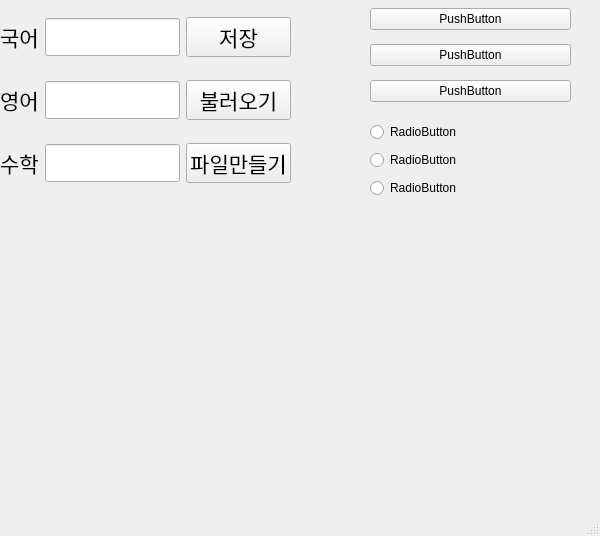
<?xml version="1.0" encoding="UTF-8"?>
<ui version="4.0">
 <class>MainWindow</class>
 <widget class="QMainWindow" name="MainWindow">
  <property name="geometry">
   <rect>
    <x>0</x>
    <y>0</y>
    <width>600</width>
    <height>536</height>
   </rect>
  </property>
  <property name="windowTitle">
   <string>MainWindow</string>
  </property>
  <widget class="QWidget" name="centralwidget">
   <widget class="QWidget" name="gridLayoutWidget">
    <property name="geometry">
     <rect>
      <x>0</x>
      <y>0</y>
      <width>291</width>
      <height>201</height>
     </rect>
    </property>
    <property name="font">
     <font>
      <family>나눔손글씨 끄트머리체</family>
      <pointsize>16</pointsize>
     </font>
    </property>
    <layout class="QGridLayout" name="gridLayout">
     <item row="2" column="3">
      <widget class="QLineEdit" name="mathedit">
       <property name="font">
        <font>
         <family>나눔손글씨 끄트머리체</family>
         <pointsize>16</pointsize>
        </font>
       </property>
      </widget>
     </item>
     <item row="1" column="3">
      <widget class="QLineEdit" name="engedit">
       <property name="font">
        <font>
         <family>나눔손글씨 끄트머리체</family>
         <pointsize>16</pointsize>
        </font>
       </property>
      </widget>
     </item>
     <item row="0" column="1">
      <widget class="QLabel" name="label">
       <property name="font">
        <font>
         <family>나눔손글씨 끄트머리체</family>
         <pointsize>16</pointsize>
        </font>
       </property>
       <property name="text">
        <string>국어</string>
       </property>
      </widget>
     </item>
     <item row="0" column="4">
      <widget class="QPushButton" name="savebtn">
       <property name="font">
        <font>
         <family>나눔손글씨 끄트머리체</family>
         <pointsize>16</pointsize>
        </font>
       </property>
       <property name="text">
        <string>저장</string>
       </property>
      </widget>
     </item>
     <item row="2" column="4">
      <widget class="QPushButton" name="createbtn">
       <property name="font">
        <font>
         <family>나눔손글씨 끄트머리체</family>
         <pointsize>16</pointsize>
        </font>
       </property>
       <property name="text">
        <string>파일만들기</string>
       </property>
      </widget>
     </item>
     <item row="0" column="3">
      <widget class="QLineEdit" name="koedit">
       <property name="font">
        <font>
         <family>나눔손글씨 끄트머리체</family>
         <pointsize>16</pointsize>
        </font>
       </property>
      </widget>
     </item>
     <item row="1" column="4">
      <widget class="QPushButton" name="loadbtn">
       <property name="font">
        <font>
         <family>나눔손글씨 끄트머리체</family>
         <pointsize>16</pointsize>
        </font>
       </property>
       <property name="text">
        <string>불러오기</string>
       </property>
      </widget>
     </item>
     <item row="1" column="1">
      <widget class="QLabel" name="label_2">
       <property name="font">
        <font>
         <family>나눔손글씨 끄트머리체</family>
         <pointsize>16</pointsize>
        </font>
       </property>
       <property name="text">
        <string>영어</string>
       </property>
      </widget>
     </item>
     <item row="2" column="1">
      <widget class="QLabel" name="label_3">
       <property name="font">
        <font>
         <family>나눔손글씨 끄트머리체</family>
         <pointsize>16</pointsize>
        </font>
       </property>
       <property name="text">
        <string>수학</string>
       </property>
      </widget>
     </item>
    </layout>
   </widget>
   <widget class="QWidget" name="verticalLayoutWidget">
    <property name="geometry">
     <rect>
      <x>370</x>
      <y>0</y>
      <width>201</width>
      <height>111</height>
     </rect>
    </property>
    <layout class="QVBoxLayout" name="verticalLayout">
     <item>
      <widget class="QPushButton" name="pushButton">
       <property name="text">
        <string>PushButton</string>
       </property>
      </widget>
     </item>
     <item>
      <widget class="QPushButton" name="pushButton_2">
       <property name="text">
        <string>PushButton</string>
       </property>
      </widget>
     </item>
     <item>
      <widget class="QPushButton" name="pushButton_3">
       <property name="text">
        <string>PushButton</string>
       </property>
      </widget>
     </item>
    </layout>
   </widget>
   <widget class="QWidget" name="verticalLayoutWidget_2">
    <property name="geometry">
     <rect>
      <x>370</x>
      <y>120</y>
      <width>201</width>
      <height>80</height>
     </rect>
    </property>
    <layout class="QVBoxLayout" name="verticalLayout_2">
     <item>
      <widget class="QRadioButton" name="radioButton_2">
       <property name="text">
        <string>RadioButton</string>
       </property>
      </widget>
     </item>
     <item>
      <widget class="QRadioButton" name="radioButton">
       <property name="text">
        <string>RadioButton</string>
       </property>
      </widget>
     </item>
     <item>
      <widget class="QRadioButton" name="radioButton_3">
       <property name="text">
        <string>RadioButton</string>
       </property>
      </widget>
     </item>
    </layout>
   </widget>
  </widget>
  <widget class="QMenuBar" name="menubar">
   <property name="geometry">
    <rect>
     <x>0</x>
     <y>0</y>
     <width>600</width>
     <height>26</height>
    </rect>
   </property>
  </widget>
  <widget class="QStatusBar" name="statusbar"/>
 </widget>
 <tabstops>
  <tabstop>koedit</tabstop>
  <tabstop>engedit</tabstop>
  <tabstop>mathedit</tabstop>
  <tabstop>savebtn</tabstop>
  <tabstop>loadbtn</tabstop>
  <tabstop>createbtn</tabstop>
  <tabstop>pushButton</tabstop>
  <tabstop>pushButton_2</tabstop>
  <tabstop>pushButton_3</tabstop>
  <tabstop>radioButton_3</tabstop>
 </tabstops>
 <resources/>
 <connections/>
</ui>
